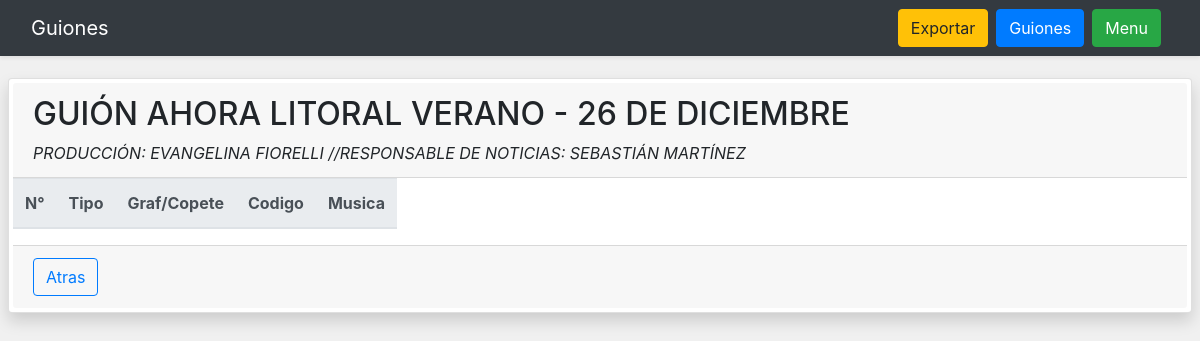
Page /ver_guion/1 on the earlier database version.
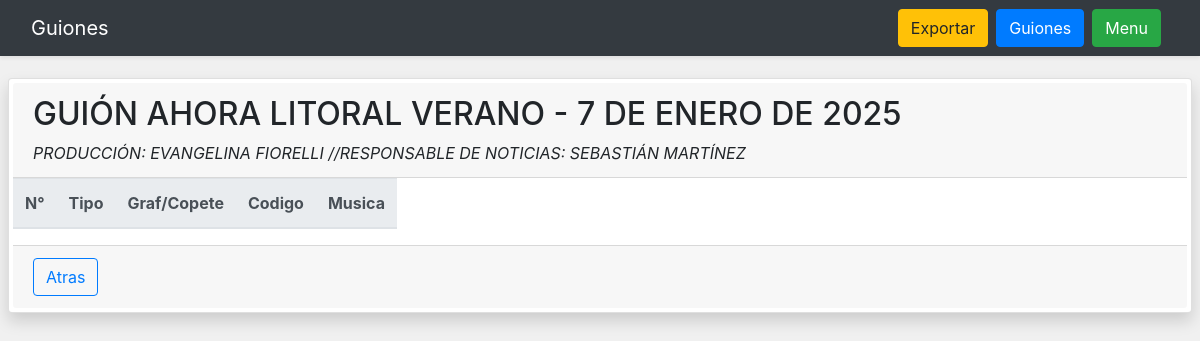
Same page on the later database version.
### app/models.py (models this page shows)
class Guion(db.Model):
    __tablename__ = 'guion'
    id = db.Column(db.Integer, primary_key=True)
    nombre = db.Column(db.String(200), nullable=False)
    descripcion = db.Column(db.String(500), nullable=False)
    textos = db.relationship('Texto', backref='guion', lazy=True)

### app/routes/guiones.py (the view)
@guiones_bp.route('/ver_guion/<int:id>')
def ver_guion(id):
    guion = Guion.query.get(id)
    if guion:
        return render_template('ver_guion.html', guion=guion)
    else:
        return "Guion no encontrado", 404

### app/templates/ver_guion.html (shortened to what this page needs)
{% extends "base.html" %}
{% block body %}
    <nav class="navbar navbar-expand-lg navbar-dark bg-dark fixed-top shadow-sm">
        <div class="container-fluid">
            <a class="navbar-brand" href="#">Guiones</a>
            <div class="d-flex">
                <button class="btn btn-warning mr-2" onclick="exportarAPDF()">Exportar</button>
                <a href="/listado_guiones">
                    <button class="btn btn-primary mr-2">Guiones</button>
                </a>
                <a href="/">
                    <button class="btn btn-success mr-2">Menu</button>
                </a>
            </div>
        </div>
    </nav>
    <div class="card shadow p-1 m-2 rounded">
        <div class="card-header">
            <h2>{{ guion.nombre }}</h2>
            <em>{{ guion.descripcion }}</em>
        </div>
        <table class="table table-responsive" id="tablaTextos">
            <thead class="thead-light">
            <tr>
                <th scope="col">N°</th>
                <th scope="col">Tipo</th>
                <th scope="col">Graf/Copete</th>
                <th scope="col">Codigo</th>
                <th scope="col">Musica</th>
            </tr>
            </thead>
        </table>
        <div class="card-footer">
            <a href="/listado_guiones">
                <button class="btn btn-outline-primary">Atras</button>
            </a>
        </div>
    </div>
{% endblock body %}

Differences in the rows shown:
changed Guion "PRODUCCIÓN: EVANGELINA FIORELLI //RESPONSABLE DE NOTICIAS: SEBASTIÁN MARTÍNEZ": nombre "GUIÓN AHORA LITORAL VERANO - 26 DE DICIEMBRE" → "GUIÓN AHORA LITORAL VERANO - 7 DE ENERO DE 2025"
